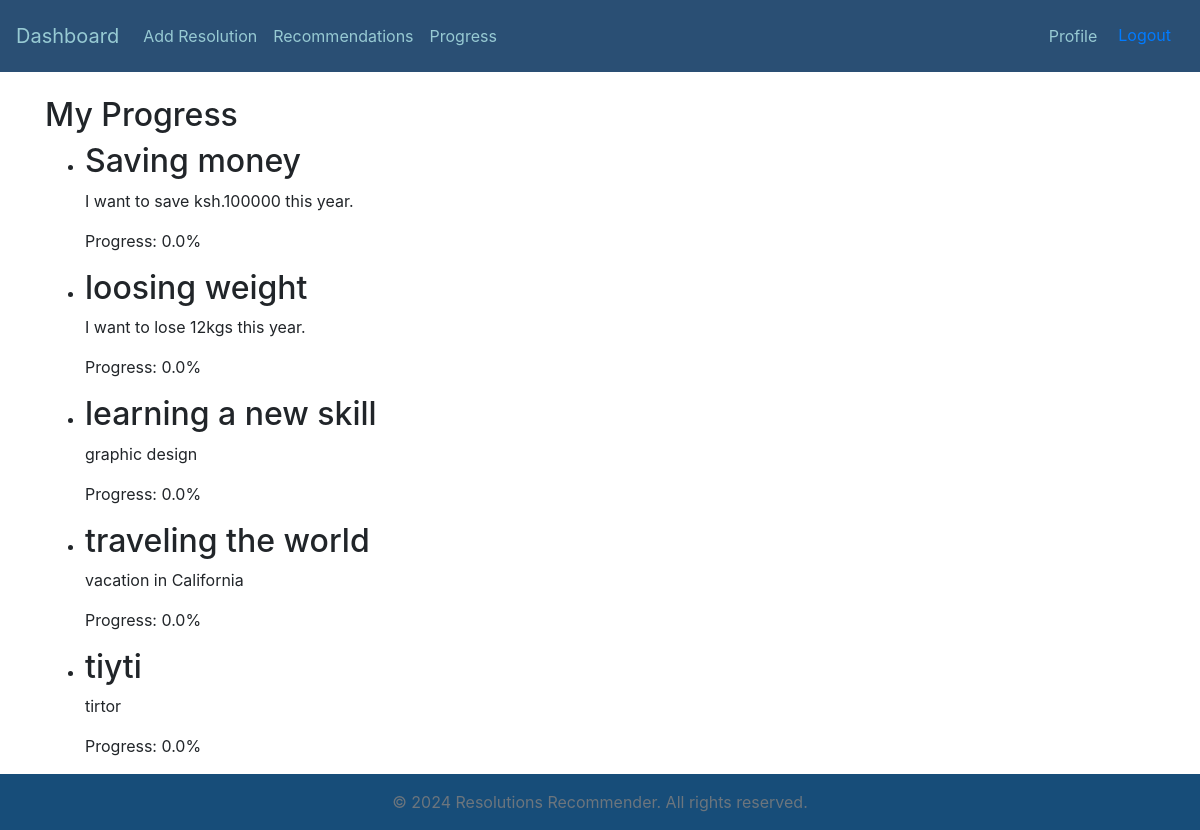
The app's page /progress/ (signed in) with its own data.
### resolutions/models.py (models this page shows, shortened)
class Resolution(models.Model):
    user = models.ForeignKey(User, on_delete=models.CASCADE)
    title = models.CharField(max_length=100)
    description = models.TextField()
    start_date = models.DateTimeField(auto_now_add=True)
    end_date = models.DateField()
    total_steps = models.IntegerField(default=100)
    completed_steps = models.IntegerField(default=0)
    completed = models.BooleanField(default=False)
    def progress_percentage(self):
        if self.total_steps == 0:
            return 0
        return (self.completed_steps / self.total_steps) * 100

### resolutions/views.py (the view)
# urls.py: path('progress/', views.progress_view, name='progress'),
@login_required
def progress_view(request):
    resolutions = Resolution.objects.filter(user=request.user)
    return render(request, 'resolutions/progress.html', {'resolutions': resolutions})

### resolutions/templates/resolutions/progress.html (shortened to what this page needs)
<!DOCTYPE html>
<html lang="en">
</head>
<body>
    {% extends 'resolutions/base.html' %}
{% block content %}
<h2>My Progress</h2>
<ul>
    {% for resolution in resolutions %}
    <li>
        <h2>{{ resolution.title }}</h2>
        <p>{{ resolution.description }}</p>
        <p>Progress: {{ resolution.progress_percentage }}%</p>
{% endfor %}
{% endblock %}

### resolutions/templates/resolutions/base.html (shortened to what this page needs)
<!DOCTYPE html>
<html>
<head>
    {% load static %}
    <link href="https://stackpath.bootstrapcdn.com/bootstrap/4.5.2/css/bootstrap.min.css" rel="stylesheet">
    <link rel="stylesheet" href="https://cdnjs.cloudflare.com/ajax/libs/animate.css/4.1.1/animate.min.css">
    <link rel="stylesheet" href="{% static 'resolutions/styles.css' %}">
</head>
<body>
    <nav class="navbar navbar-expand-lg navbar-custom">
        <a class="navbar-brand" href="{% url 'home' %}">Dashboard</a>
            <div class="collapse navbar-collapse" id="navbarNav">
                <ul class="navbar-nav">
                <li class="nav-item">
                    <a class="nav-link" href="{% url 'add_resolution' %}">Add Resolution</a>
                </li>
                <li class="nav-item">
                    <a class="nav-link" href="{% url 'get_recommendations' %}">Recommendations</a>
                </li>
                <li class="nav-item">
                    <a class="nav-link" href="{% url 'progress' %}">Progress</a>
                </li>
            </ul>
            <ul class="navbar-nav ml-auto">
                {% if user.is_authenticated %}
                <li class="nav-item">
                    <a class="nav-link" href="{% url 'profile' %}">Profile</a>
                </li>
                {% endif %}
            <ul class="navbar-nav ml-auto">
                {% if user.is_authenticated %}
                        <form method="post" action="{% url 'logout' %}">
                            <button type="submit" class="btn btn-link">Logout</button>
                        </form>
            </ul>
                {% endif %}
            </ul>
        </div>
    </nav>
<main class="container mt-4">
    {% block content %}{% endblock %}
</main>
<footer class="footer footer-custom text-center text-lg-start mt-auto py-3">
    <div class="container">
        <span class="text-muted">© 2024 Resolutions Recommender. All rights reserved.</span>
    </div>
</footer>
</body>
</html>

### resolutions/static/resolutions/styles.css (style rules this page uses)
html { height: 100%; }
body { display: flex; flex-direction: column; min-height: 100vh; margin: 0; }
.navbar-custom { background-color: #4CAF50; color: white; }
.navbar-custom .navbar-brand, .navbar-custom .nav-link { color: rgb(236, 238, 138); }
.navbar-custom { background-color: #2a4f74; padding: 1rem; }
.navbar-custom .navbar-brand, .navbar-custom .nav-link { color: #97cad3; }
.footer-custom { background-color: #174d79; color: rgb(180, 190, 199); padding: 1rem; text-align: center; bottom: 0; }
.footer-custom .text-muted { color: #f7f3f3; }

### records on screen
Resolution: title "Saving money", description "I want to save ksh.100000 this year.", progress_percentage "0.0"
Resolution: title "loosing weight", description "I want to lose 12kgs this year.", progress_percentage "0.0"
Resolution: title "learning a new skill", description "graphic design", progress_percentage "0.0"
Resolution: title "traveling the world", description "vacation in California", progress_percentage "0.0"
Resolution: title "tiyti", description "tirtor", progress_percentage "0.0"
